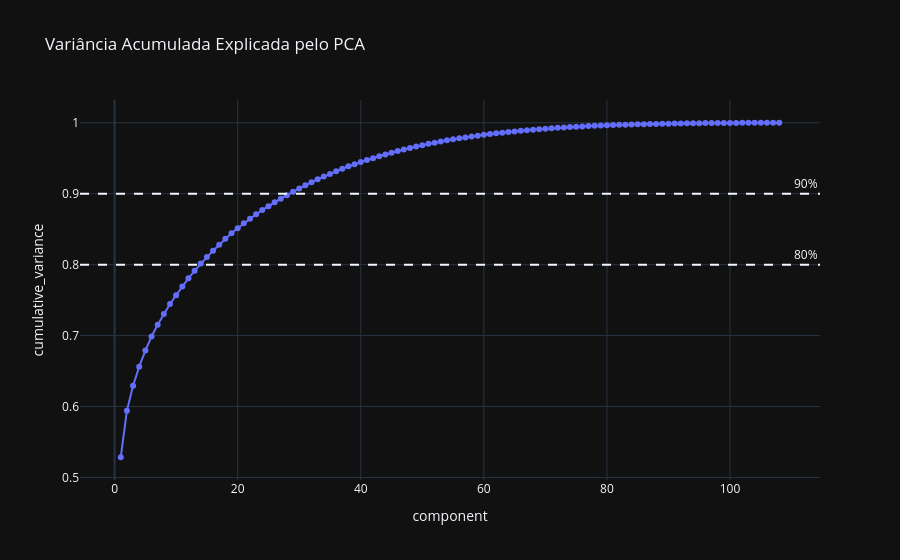

Source (notebook cell):
### Code cell
fig = px.line(
    df_var,
    x="component",
    y="cumulative_variance",
    markers=True,
    title="Variância Acumulada Explicada pelo PCA"
)
fig.add_hline(y=0.8, line_dash="dash", annotation_text="80%")
fig.add_hline(y=0.9, line_dash="dash", annotation_text="90%")
fig.show()

### Figure 1 — Plotly figure (JSON) as saved in the notebook; plotly's stock layout.template omitted (floating-point values rounded to 4 significant figures)
{"data": [{"hovertemplate": "component=%{x}<br>cumulative_variance=%{y}<extra></extra>", "legendgroup": "", "line": {"color": "#636efa", "dash": "solid"}, "marker": {"symbol": "circle"}, "mode": "lines+markers", "name": "", "orientation": "v", "showlegend": false, "type": "scatter", "x": [1, 2, 3, 4, 5, 6, 7, 8, 9, 10, 11, 12, 13, 14, 15, 16, 17, 18, 19, 20, 21, 22, 23, 24, 25, 26, 27, 28, 29, 30, 31, 32, 33, 34, 35, 36, 37, 38, 39, 40, 41, 42, 43, 44, 45, 46, 47, 48, 49, 50, 51, 52, 53, 54, 55, 56, 57, 58, 59, 60, 61, 62, 63, 64, 65, 66, 67, 68, 69, 70, 71, 72, 73, 74, 75, 76, 77, 78, 79, 80, 81, 82, 83, 84, 85, 86, 87, 88, 89, 90, 91, 92, 93, 94, 95, 96, 97, 98, 99, 100, 101, 102, 103, 104, 105, 106, 107, 108], "xaxis": "x", "y": [0.5285, 0.5941, 0.6292, 0.6561, 0.6788, 0.6987, 0.7151, 0.7305, 0.7446, 0.757, 0.7692, 0.7808, 0.7912, 0.8015, 0.8106, 0.8195, 0.8282, 0.8364, 0.8443, 0.8513, 0.8582, 0.8648, 0.8711, 0.8769, 0.8824, 0.8878, 0.8929, 0.8978, 0.9026, 0.9073, 0.9119, 0.9162, 0.9202, 0.9241, 0.9279, 0.9316, 0.9351, 0.9385, 0.9416, 0.9445, 0.9473, 0.9501, 0.9527, 0.9553, 0.9577, 0.9601, 0.9623, 0.9644, 0.9665, 0.9684, 0.9702, 0.972, 0.9736, 0.9752, 0.9766, 0.978, 0.9793, 0.9806, 0.9818, 0.983, 0.9841, 0.9851, 0.9861, 0.987, 0.9878, 0.9887, 0.9895, 0.9903, 0.991, 0.9916, 0.9923, 0.9929, 0.9934, 0.994, 0.9944, 0.9949, 0.9953, 0.9957, 0.9961, 0.9964, 0.9968, 0.9971, 0.9973, 0.9976, 0.9978, 0.998, 0.9982, 0.9984, 0.9986, 0.9987, 0.9989, 0.999, 0.9992, 0.9993, 0.9994, 0.9995, 0.9996, 0.9996, 0.9997, 0.9998, 0.9998, 0.9999, 0.9999, 0.9999, 1.0, 1.0, 1.0, 1.0], "yaxis": "y"}], "layout": {"annotations": [{"showarrow": false, "text": "80%", "x": 1, "xanchor": "right", "xref": "x domain", "y": 0.8, "yanchor": "bottom", "yref": "y"}, {"showarrow": false, "text": "90%", "x": 1, "xanchor": "right", "xref": "x domain", "y": 0.9, "yanchor": "bottom", "yref": "y"}], "legend": {"tracegroupgap": 0}, "shapes": [{"line": {"dash": "dash"}, "type": "line", "x0": 0, "x1": 1, "xref": "x domain", "y0": 0.8, "y1": 0.8, "yref": "y"}, {"line": {"dash": "dash"}, "type": "line", "x0": 0, "x1": 1, "xref": "x domain", "y0": 0.9, "y1": 0.9, "yref": "y"}], "title": {"text": "Variância Acumulada Explicada pelo PCA"}, "xaxis": {"anchor": "y", "domain": [0, 1], "title": {"text": "component"}}, "yaxis": {"anchor": "x", "domain": [0, 1], "title": {"text": "cumulative_variance"}}}}
